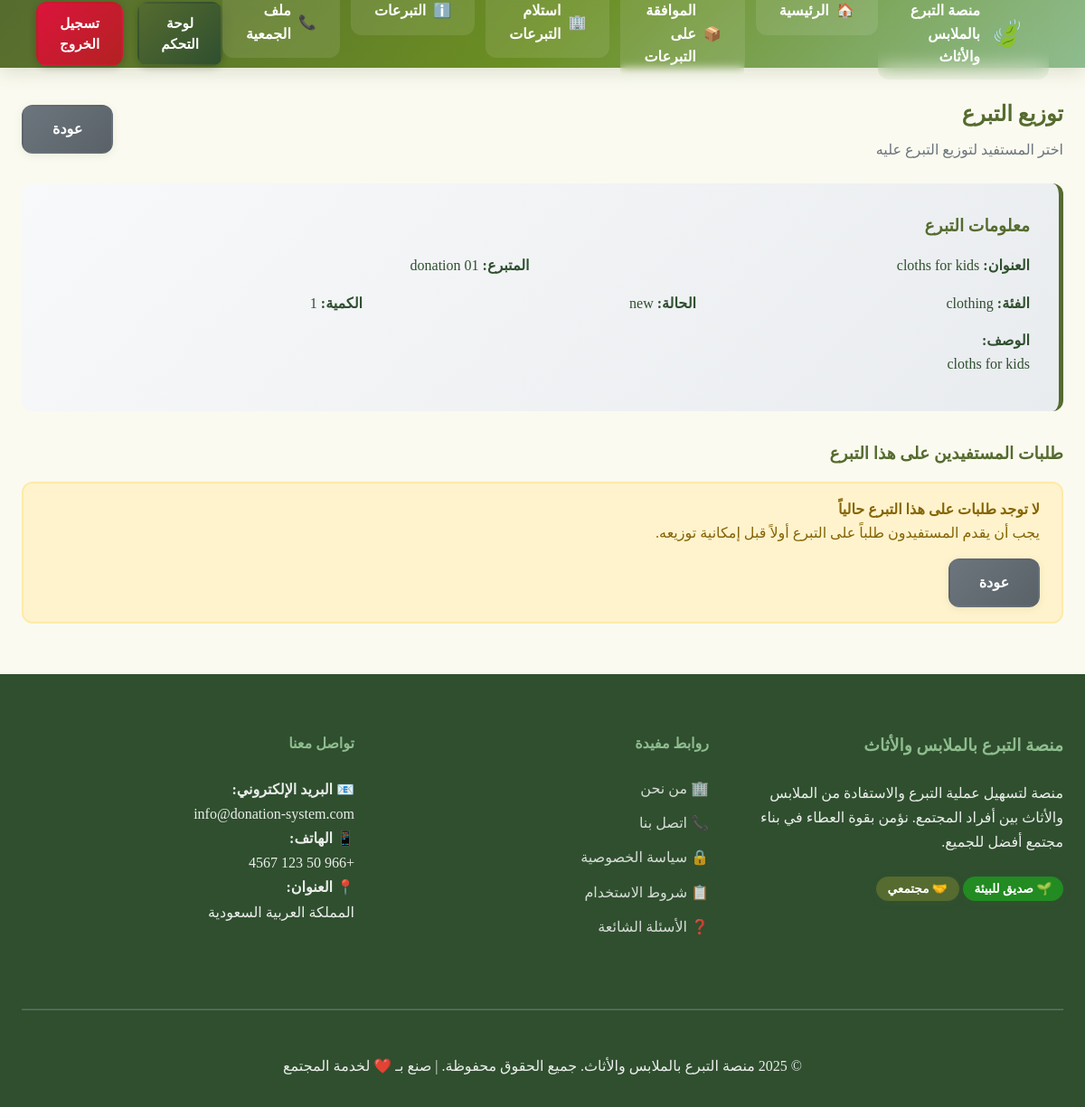
Page /charity-distribute-donation.php?id=10 (signed in) on the committed database.
### tables this page shows
CREATE TABLE `donations` (
  `id` int NOT NULL,
  `donor_id` int NOT NULL,
  `beneficiary_id` int DEFAULT NULL,
  `charity_id` int DEFAULT NULL,
  `title` varchar(100) NOT NULL,
  `description` text,
  `category` enum('clothing','furniture','electronics','other') NOT NULL,
  `condition_item` enum('new','excellent','good','fair') NOT NULL,
  `quantity` int DEFAULT '1',
  `images` text,
  `pickup_location` text,
  `delivery_method` enum('pickup','delivery','both') NOT NULL,
  `status` enum('pending_charity_approval','available','reserved','with_charity','delivered','completed','cancelled') DEFAULT 'pending_charity_approval',
  `received_by_charity_at` timestamp NULL DEFAULT NULL,
  `charity_approved_at` timestamp NULL DEFAULT NULL,
  `delivered_to_beneficiary_at` timestamp NULL DEFAULT NULL,
  `charity_notes` text,
  `charity_approval_notes` text,
  `created_at` timestamp NULL DEFAULT CURRENT_TIMESTAMP,
  `updated_at` timestamp NULL DEFAULT CURRENT_TIMESTAMP ON UPDATE CURRENT_TIMESTAMP
);

CREATE TABLE `users` (
  `id` int NOT NULL,
  `username` varchar(50) NOT NULL,
  `email` varchar(100) NOT NULL,
  `password` varchar(255) NOT NULL,
  `full_name` varchar(100) NOT NULL,
  `phone` varchar(15) DEFAULT NULL,
  `address` text,
  `user_type` enum('donor','beneficiary','charity','admin') NOT NULL,
  `status` enum('active','inactive','pending') DEFAULT 'active',
  `created_at` timestamp NULL DEFAULT CURRENT_TIMESTAMP,
  `updated_at` timestamp NULL DEFAULT CURRENT_TIMESTAMP ON UPDATE CURRENT_TIMESTAMP
);

### config.php (called while the page is built, shortened)
<?php
class Database {
    private static $instance = null;
    private $connection;
    private function __construct() {
        try {
            $dsn = "mysql:host=" . DB_HOST . ";dbname=" . DB_NAME . ";charset=" . DB_CHARSET;
            $this->connection = new PDO($dsn, DB_USER, DB_PASS, [
                PDO::ATTR_ERRMODE => PDO::ERRMODE_EXCEPTION,
                PDO::ATTR_DEFAULT_FETCH_MODE => PDO::FETCH_ASSOC,
                PDO::ATTR_EMULATE_PREPARES => false
            ]);
        } catch (PDOException $e) {
            die("فشل الاتصال بقاعدة البيانات: " . $e->getMessage());
        }
    }
    public static function getInstance() {
        if (self::$instance === null) {
            self::$instance = new self();
        }
        return self::$instance;
    }
    public function prepare($sql) {
        return $this->connection->prepare($sql);
    }
}
function escape($string) {
    return htmlspecialchars($string, ENT_QUOTES, 'UTF-8');
}
?>

### charity-distribute-donation.php (the view, shortened to what this page needs)
<?php
    require_once 'config.php';
    $db = Database::getInstance();
    $userId = $_SESSION['user_id'];
    $charityStmt = $db->prepare("SELECT * FROM charities WHERE user_id = ?");
    $charityStmt->execute([$userId]);
    $charity = $charityStmt->fetch();
    $donationId = isset($_GET['id']) ? intval($_GET['id']) : 0;
    $donationStmt = $db->prepare("
        SELECT d.*, u.full_name as donor_name
        FROM donations d
        JOIN users u ON d.donor_id = u.id
        WHERE d.id = ? AND d.charity_id = ? AND d.status = 'with_charity'
    ");
    $donationStmt->execute([$donationId, $charity['id']]);
    $donation = $donationStmt->fetch();
    $requestsStmt = $db->prepare("
        SELECT dr.*, u.full_name, u.phone, u.address, u.email
        FROM donation_requests dr
        JOIN users u ON dr.requester_id = u.id
        WHERE dr.donation_id = ? AND dr.status = 'pending'
        ORDER BY dr.created_at ASC
    ");
    $requestsStmt->execute([$donationId]);
    $requests = $requestsStmt->fetchAll();
?>
<?php require_once 'includes/header.php'; ?>
    <section style="padding: 2rem 0; min-height: 70vh;">
        <div class="container">
            <div class="page-header mb-4 d-flex justify-content-between align-items-center" style="flex-wrap: wrap; gap: 1rem;">
                <div>
                    <h1 style="color: var(--primary-color); margin: 0 0 0.5rem 0;">توزيع التبرع</h1>
                    <p class="text-muted" style="margin: 0;">اختر المستفيد لتوزيع التبرع عليه</p>
                </div>
                <a href="charity-receive-donations.php" class="btn btn-secondary">عودة</a>
            </div>
            <div class="donation-preview">
                <h3 style="color: var(--primary-color); margin-bottom: 1rem;">معلومات التبرع</h3>
                <div class="row">
                    <div class="col-6 col-sm-12 mb-3">
                        <strong>العنوان:</strong> <?php echo escape($donation['title']); ?>
                    </div>
                    <div class="col-6 col-sm-12 mb-3">
                        <strong>المتبرع:</strong> <?php echo escape($donation['donor_name']); ?>
                    </div>
                    <div class="col-4 col-sm-12 mb-3">
                        <strong>الفئة:</strong> <?php echo escape($donation['category']); ?>
                    </div>
                    <div class="col-4 col-sm-12 mb-3">
                        <strong>الحالة:</strong> <?php echo escape($donation['condition_item']); ?>
                    </div>
                    <div class="col-4 col-sm-12 mb-3">
                        <strong>الكمية:</strong> <?php echo escape($donation['quantity']); ?>
                    </div>
                    <div class="col-12 mb-2">
                        <strong>الوصف:</strong><br>
                        <?php echo escape($donation['description']); ?>
                    </div>
                </div>
            </div>
            <h3 style="color: var(--primary-color); margin-bottom: 1rem;">طلبات المستفيدين على هذا التبرع</h3>
            <?php if (empty($requests)): ?>
                <div class="alert alert-warning">
                    <h4>لا توجد طلبات على هذا التبرع حالياً</h4>
                    <p>يجب أن يقدم المستفيدون طلباً على التبرع أولاً قبل إمكانية توزيعه.</p>
                    <a href="charity-receive-donations.php" class="btn btn-secondary mt-3">عودة</a>
                </div>
            <?php endif; ?>
        </div>
    </section>
<?php require_once 'includes/footer.php'; ?>

### style.css (style rules this page uses)
:root { --primary-color: #556b2f; --secondary-color: #8fbc8f; --success-color: #228b22; --warning-color: #daa520; --danger-color: #dc143c; --info-color: #6b8e23; --light-color: #f5f5dc; --dark-color: #2f4f2f; --text-color: #2f4f2f; --border-color: #d3d3d3; --background-color: #fafaf0; --sidebar-width: 280px; --header-height: 75px; --transition: all 0.3s cubic-bezier(0.4, 0, 0.2, 1); --shadow-sm: 0 2px 8px rgba(85,107,47,0.1); --shadow-md: 0 4px 16px rgba(85,107,47,0.15); --shadow-lg: 0 8px 32px rgba(85,107,47,0.2); --radius: 12px; }
* { margin: 0; padding: 0; box-sizing: border-box; }
body { font-size: 16px; line-height: 1.6; color: var(--text-color); background-color: var(--background-color); direction: rtl; text-align: right; }
.container { width: 100%; max-width: 1400px; margin: 0 auto; padding: 0 1.5rem; }
.row { display: flex; flex-wrap: wrap; margin: 0 -0.75rem; }
[class*="col-"] { padding: 0 0.75rem; }
.col-4 { flex: 0 0 33.333333%; max-width: 33.333333%; }
.col-6 { flex: 0 0 50%; max-width: 50%; }
.col-12 { flex: 0 0 100%; max-width: 100%; }
.btn { display: inline-flex; align-items: center; justify-content: center; gap: 0.5rem; padding: 0.8rem 2rem; font-size: 1rem; font-weight: 600; text-align: center; text-decoration: none; border: 2px solid transparent; border-radius: var(--radius); cursor: pointer; transition: var(--transition); line-height: 1.5; box-shadow: var(--shadow-sm); }
.text-muted { color: #6c757d; }
.mb-2 { margin-bottom: 0.5rem; }
.mb-3 { margin-bottom: 1rem; }
.mb-4 { margin-bottom: 1.5rem; }
.mt-3 { margin-top: 1rem; }
.d-flex { display: flex; }
.justify-content-between { justify-content: space-between; }
.align-items-center { align-items: center; }
.btn-secondary { background: linear-gradient(135deg, #6c757d, #5a6268); color: white; }
.alert { padding: 1rem 1.5rem; border-radius: var(--radius); margin-bottom: 1.5rem; border: 2px solid transparent; }
.alert-warning { background: #fff3cd; border-color: #ffeaa7; color: #856404; }

### charity-distribute-donation.php (style rules this page uses)
.donation-preview { background: linear-gradient(135deg, #f8f9fa, #e9ecef); padding: 2rem; border-radius: var(--radius); margin-bottom: 2rem; border-right: 5px solid var(--primary-color); }

### rows in the picture
donations: title "cloths for kids", donor.full_name "donation 01", category "clothing", condition_item "new", quantity "1", description "cloths for kids"

### other values in the picture
SITE_NAME "منصة التبرع بالملابس والأثاث"
$item['label'] "الرئيسية"
$item['label'] "الموافقة على التبرعات"
$item['label'] "استلام التبرعات"
$item['label'] "التبرعات"
$item['label'] "ملف الجمعية"
